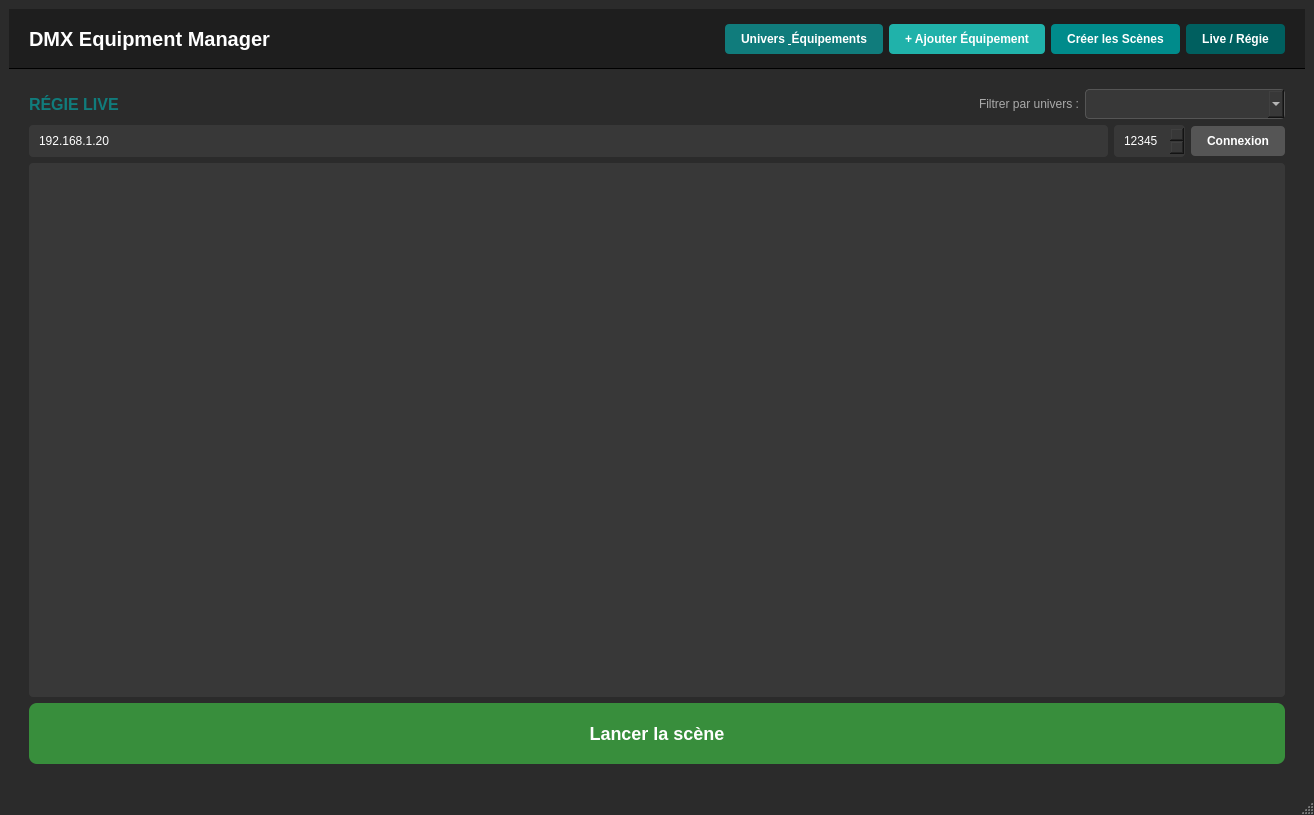
<?xml version="1.0" encoding="UTF-8"?>
<ui version="4.0">
 <class>InterfacePcClient</class>
 <widget class="QMainWindow" name="InterfacePcClient">
  <property name="geometry">
   <rect>
    <x>0</x>
    <y>0</y>
    <width>1314</width>
    <height>811</height>
   </rect>
  </property>
  <property name="windowTitle">
   <string>DMX Equipment Manager</string>
  </property>
  <property name="styleSheet">
   <string notr="true">QMainWindow { background-color: #2b2b2b; }</string>
  </property>
  <widget class="QWidget" name="centralWidget">
   <layout class="QVBoxLayout" name="mainLayout">
    <property name="spacing">
     <number>0</number>
    </property>
    <item>
     <widget class="QFrame" name="header">
      <property name="styleSheet">
       <string notr="true">QFrame#header { background-color: #1e1e1e; border-bottom: 1px solid #000; }</string>
      </property>
      <layout class="QHBoxLayout" name="headerLayout">
       <property name="leftMargin">
        <number>20</number>
       </property>
       <property name="topMargin">
        <number>15</number>
       </property>
       <property name="rightMargin">
        <number>20</number>
       </property>
       <property name="bottomMargin">
        <number>15</number>
       </property>
       <item>
        <widget class="QLabel" name="mainTitle">
         <property name="styleSheet">
          <string notr="true">color: #ffffff; font-size: 20px; font-weight: bold; font-family: 'Segoe UI';</string>
         </property>
         <property name="text">
          <string>DMX Equipment Manager</string>
         </property>
        </widget>
       </item>
       <item>
        <spacer name="hSpacer">
         <property name="orientation">
          <enum>Qt::Orientation::Horizontal</enum>
         </property>
         <property name="sizeHint" stdset="0">
          <size>
           <width>0</width>
           <height>0</height>
          </size>
         </property>
        </spacer>
       </item>
       <item>
        <widget class="QPushButton" name="btnGoToList">
         <property name="styleSheet">
          <string notr="true">QPushButton { background-color: #107c7c; color: white; border-radius: 4px; padding: 8px 16px; font-weight: bold; border: none; } QPushButton:hover { background-color: #149999; }</string>
         </property>
         <property name="text">
          <string>Univers &amp; Équipements</string>
         </property>
        </widget>
       </item>
       <item>
        <widget class="QPushButton" name="btnAddMain">
         <property name="styleSheet">
          <string notr="true">QPushButton { background-color: #20b2aa; color: white; border-radius: 4px; padding: 8px 16px; font-weight: bold; border: none; } QPushButton:hover { background-color: #149999; }</string>
         </property>
         <property name="text">
          <string>+ Ajouter Équipement</string>
         </property>
        </widget>
       </item>
       <item>
        <widget class="QPushButton" name="btnGoToScenes">
         <property name="styleSheet">
          <string notr="true">QPushButton { background-color: #008b8b; color: white; border-radius: 4px; padding: 8px 16px; font-weight: bold; border: none; } QPushButton:hover { background-color: #149999; }</string>
         </property>
         <property name="text">
          <string>Créer les Scènes</string>
         </property>
        </widget>
       </item>
       <item>
        <widget class="QPushButton" name="btnGoToLive">
         <property name="styleSheet">
          <string notr="true">QPushButton { background-color: #005f5f; color: white; border-radius: 4px; padding: 8px 16px; font-weight: bold; border: none; } QPushButton:hover { background-color: #149999; }</string>
         </property>
         <property name="text">
          <string>Live / Régie</string>
         </property>
        </widget>
       </item>
      </layout>
     </widget>
    </item>
    <item>
     <widget class="QStackedWidget" name="stackedWidget">
      <property name="currentIndex">
       <number>3</number>
      </property>
      <widget class="QWidget" name="listPage">
       <layout class="QHBoxLayout" name="listPageLayout">
        <property name="margin" stdset="0">
         <number>0</number>
        </property>
        <item>
         <widget class="QWidget" name="widget" native="true">
          <layout class="QGridLayout" name="gridLayout">
           <item row="1" column="1">
            <widget class="QComboBox" name="filterUniversCombo">
             <property name="styleSheet">
              <string notr="true">background-color: #383838; border: 1px solid #555; color: #ffffff; padding: 6px; border-radius: 4px;</string>
             </property>
            </widget>
           </item>
           <item row="3" column="1">
            <widget class="QScrollArea" name="listScroll">
             <property name="minimumSize">
              <size>
               <width>597</width>
               <height>635</height>
              </size>
             </property>
             <property name="frameShape">
              <enum>QFrame::Shape::NoFrame</enum>
             </property>
             <property name="widgetResizable">
              <bool>true</bool>
             </property>
             <widget class="QWidget" name="scrollContent">
              <property name="geometry">
               <rect>
                <x>0</x>
                <y>0</y>
                <width>1022</width>
                <height>635</height>
               </rect>
              </property>
              <widget class="QWidget" name="gridLayoutWidget">
               <property name="geometry">
                <rect>
                 <x>0</x>
                 <y>0</y>
                 <width>1021</width>
                 <height>631</height>
                </rect>
               </property>
               <layout class="QGridLayout" name="equipmentsGrid">
                <property name="spacing">
                 <number>15</number>
                </property>
               </layout>
              </widget>
             </widget>
            </widget>
           </item>
           <item row="0" column="1">
            <widget class="QLabel" name="filterLabel">
             <property name="styleSheet">
              <string notr="true">color: #aaaaaa; font-size: 12px; font-weight: normal;</string>
             </property>
             <property name="text">
              <string>Filtrer les équipements :</string>
             </property>
            </widget>
           </item>
           <item row="0" column="0" rowspan="4">
            <widget class="QFrame" name="sidebar">
             <property name="enabled">
              <bool>true</bool>
             </property>
             <property name="minimumSize">
              <size>
               <width>50</width>
               <height>635</height>
              </size>
             </property>
             <property name="maximumSize">
              <size>
               <width>250</width>
               <height>16777215</height>
              </size>
             </property>
             <property name="styleSheet">
              <string notr="true">QFrame#sidebar { background-color: #222222; border-right: 1px solid #111; } QLabel { color: #107c7c; font-size: 16px; font-weight: bold; }</string>
             </property>
             <layout class="QVBoxLayout" name="sidebarLayout">
              <item>
               <widget class="QLabel" name="uniTitle">
                <property name="text">
                 <string>UNIVERS DMX</string>
                </property>
               </widget>
              </item>
              <item>
               <widget class="QListWidget" name="uiUniversList">
                <property name="styleSheet">
                 <string notr="true">QListWidget { background-color: #383838; border: 1px solid #555; color: #ffffff; border-radius: 4px; } QListWidget::item { padding: 10px; border-bottom: 1px solid #444; } QListWidget::item:selected { background-color: #107c7c; color: white; }</string>
                </property>
               </widget>
              </item>
              <item>
               <layout class="QHBoxLayout" name="uniActionsLayout">
                <item>
                 <widget class="QPushButton" name="btnEditUnivers">
                  <property name="styleSheet">
                   <string notr="true">QPushButton { background-color: #555555; color: white; border-radius: 4px; padding: 8px; font-weight: bold; } QPushButton:hover { background-color: #666666; }</string>
                  </property>
                  <property name="text">
                   <string>Modifier</string>
                  </property>
                 </widget>
                </item>
                <item>
                 <widget class="QPushButton" name="btnDeleteUnivers">
                  <property name="styleSheet">
                   <string notr="true">QPushButton { background-color: #d32f2f; color: white; border-radius: 4px; padding: 8px; font-weight: bold; } QPushButton:hover { background-color: #f44336; }</string>
                  </property>
                  <property name="text">
                   <string>Supprimer</string>
                  </property>
                 </widget>
                </item>
               </layout>
              </item>
              <item>
               <widget class="QPushButton" name="btnAddUnivers">
                <property name="styleSheet">
                 <string notr="true">QPushButton { background-color: transparent; color: #107c7c; border: 1px dashed #107c7c; padding: 12px; border-radius: 4px; font-weight: bold; } QPushButton:hover { background-color: rgba(16, 124, 124, 0.1); }</string>
                </property>
                <property name="text">
                 <string>+ Ajouter Univers</string>
                </property>
               </widget>
              </item>
             </layout>
            </widget>
           </item>
          </layout>
         </widget>
        </item>
       </layout>
      </widget>
      <widget class="QWidget" name="formPage">
       <layout class="QVBoxLayout" name="formPageLayout">
        <property name="margin" stdset="0">
         <number>20</number>
        </property>
        <item>
         <widget class="QScrollArea" name="formScroll">
          <property name="widgetResizable">
           <bool>true</bool>
          </property>
          <widget class="QWidget" name="formScrollContent">
           <property name="geometry">
            <rect>
             <x>0</x>
             <y>0</y>
             <width>368</width>
             <height>214</height>
            </rect>
           </property>
           <property name="styleSheet">
            <string notr="true">background-color: transparent;</string>
           </property>
           <layout class="QVBoxLayout" name="formLayout">
            <item>
             <widget class="QLabel" name="formTitle">
              <property name="styleSheet">
               <string notr="true">color: #107c7c; font-size: 16px; font-weight: bold;</string>
              </property>
              <property name="text">
               <string>Équipement DMX</string>
              </property>
             </widget>
            </item>
            <item>
             <layout class="QGridLayout" name="infoGrid">
              <item row="1" column="0">
               <widget class="QLineEdit" name="nameEdit">
                <property name="styleSheet">
                 <string notr="true">background-color: #383838; border: 1px solid #555; color: #ffffff; padding: 8px; border-radius: 4px;</string>
                </property>
                <property name="placeholderText">
                 <string>Ex. iRock7s</string>
                </property>
               </widget>
              </item>
              <item row="1" column="2">
               <widget class="QLineEdit" name="startAddressEdit">
                <property name="styleSheet">
                 <string notr="true">background-color: #383838; border: 1px solid #555; color: #ffffff; padding: 8px; border-radius: 4px;</string>
                </property>
                <property name="placeholderText">
                 <string>Ex. 1</string>
                </property>
               </widget>
              </item>
              <item row="1" column="1">
               <widget class="QComboBox" name="universCombo">
                <property name="styleSheet">
                 <string notr="true">background-color: #383838; border: 1px solid #555; color: #ffffff; padding: 8px; border-radius: 4px;</string>
                </property>
               </widget>
              </item>
              <item row="0" column="0">
               <widget class="QLabel" name="label">
                <property name="styleSheet">
                 <string>color: #cccccc;</string>
                </property>
                <property name="text">
                 <string>NOM DE L'ÉQUIPEMENT</string>
                </property>
               </widget>
              </item>
              <item row="1" column="3">
               <widget class="QPushButton" name="pushButtonCouleur">
                <property name="styleSheet">
                 <string notr="true">QPushButton {background-color: &quot;#000000&quot; ;color: white; border-radius: 4px; padding: 8px; font-weight: bold;}</string>
                </property>
                <property name="text">
                 <string>Couleur</string>
                </property>
               </widget>
              </item>
             </layout>
            </item>
            <item>
             <widget class="QLabel" name="channelCountLabel">
              <property name="styleSheet">
               <string notr="true">font-weight: bold; font-size: 13px; color: #aaaaaa;</string>
              </property>
             </widget>
            </item>
            <item>
             <layout class="QVBoxLayout" name="channelsFormLayout"/>
            </item>
            <item>
             <widget class="QPushButton" name="btnAddChannelGlobal">
              <property name="styleSheet">
               <string notr="true">QPushButton { background-color: transparent; color: #107c7c; border: 1px dashed #107c7c; padding: 12px; border-radius: 4px; font-weight: bold; }</string>
              </property>
              <property name="text">
               <string>+ Ajouter un canal</string>
              </property>
             </widget>
            </item>
            <item>
             <layout class="QHBoxLayout" name="bottomLayout">
              <item>
               <spacer name="s">
                <property name="orientation">
                 <enum>Qt::Orientation::Horizontal</enum>
                </property>
                <property name="sizeHint" stdset="0">
                 <size>
                  <width>0</width>
                  <height>0</height>
                 </size>
                </property>
               </spacer>
              </item>
              <item>
               <widget class="QPushButton" name="btnCancel">
                <property name="styleSheet">
                 <string notr="true">QPushButton { background-color: #555555; color: white; border-radius: 4px; padding: 8px 16px; font-weight: bold; }</string>
                </property>
                <property name="text">
                 <string>Annuler</string>
                </property>
               </widget>
              </item>
              <item>
               <widget class="QPushButton" name="btnSave">
                <property name="styleSheet">
                 <string notr="true">QPushButton { background-color: #388e3c; color: white; border-radius: 4px; padding: 8px 16px; font-weight: bold; }</string>
                </property>
                <property name="text">
                 <string>Enregistrer</string>
                </property>
               </widget>
              </item>
             </layout>
            </item>
           </layout>
          </widget>
         </widget>
        </item>
       </layout>
      </widget>
      <widget class="QWidget" name="scenesPage">
       <layout class="QVBoxLayout" name="scenesPageLayout">
        <property name="margin" stdset="0">
         <number>20</number>
        </property>
        <item>
         <layout class="QVBoxLayout" name="scenesTopLayout">
          <item>
           <layout class="QHBoxLayout" name="scenesH1">
            <item>
             <widget class="QLabel" name="scenesTitle">
              <property name="styleSheet">
               <string notr="true">color: #107c7c; font-size: 16px; font-weight: bold;</string>
              </property>
              <property name="text">
               <string>GESTION DES SCÈNES</string>
              </property>
             </widget>
            </item>
            <item>
             <spacer name="s2">
              <property name="orientation">
               <enum>Qt::Orientation::Horizontal</enum>
              </property>
              <property name="sizeHint" stdset="0">
               <size>
                <width>0</width>
                <height>0</height>
               </size>
              </property>
             </spacer>
            </item>
            <item>
             <widget class="QComboBox" name="scenesUniversCombo">
              <property name="styleSheet">
               <string notr="true">background-color: #383838; color: white; padding: 5px; border-radius: 4px;</string>
              </property>
             </widget>
            </item>
            <item>
             <widget class="QPushButton" name="btnResetSliders">
              <property name="styleSheet">
               <string notr="true">QPushButton { background-color: #555555; color: white; padding: 8px 16px; border-radius: 4px; font-weight: bold;}</string>
              </property>
              <property name="text">
               <string>Reset 0</string>
              </property>
             </widget>
            </item>
           </layout>
          </item>
          <item>
           <layout class="QHBoxLayout" name="scenesH2">
            <item>
             <widget class="QComboBox" name="scenesCombo">
              <property name="styleSheet">
               <string notr="true">background-color: #383838; color: white; padding: 8px; border-radius: 4px;</string>
              </property>
             </widget>
            </item>
            <item>
             <widget class="QPushButton" name="btnRenameScene">
              <property name="styleSheet">
               <string notr="true">QPushButton { background-color: #555555; color: white; padding: 8px 16px; border-radius: 4px; font-weight: bold; }</string>
              </property>
              <property name="text">
               <string>Renommer</string>
              </property>
             </widget>
            </item>
            <item>
             <widget class="QPushButton" name="btnDeleteScene">
              <property name="styleSheet">
               <string notr="true">QPushButton { background-color: #d32f2f; color: white; padding: 8px 16px; border-radius: 4px; font-weight: bold; }</string>
              </property>
              <property name="text">
               <string>Supprimer</string>
              </property>
             </widget>
            </item>
            <item>
             <widget class="QPushButton" name="btnSaveScene">
              <property name="styleSheet">
               <string notr="true">QPushButton { background-color: #388e3c; color: white; padding: 8px 16px; border-radius: 4px; font-weight: bold; }</string>
              </property>
              <property name="text">
               <string>Sauvegarder</string>
              </property>
             </widget>
            </item>
           </layout>
          </item>
         </layout>
        </item>
        <item>
         <widget class="QScrollArea" name="slidersScroll">
          <property name="widgetResizable">
           <bool>true</bool>
          </property>
          <widget class="QWidget" name="slidersContainer">
           <property name="geometry">
            <rect>
             <x>0</x>
             <y>0</y>
             <width>44</width>
             <height>18</height>
            </rect>
           </property>
           <layout class="QGridLayout" name="slidersGrid"/>
          </widget>
         </widget>
        </item>
       </layout>
      </widget>
      <widget class="QWidget" name="livePage">
       <layout class="QVBoxLayout" name="liveMainLayout">
        <property name="margin" stdset="0">
         <number>20</number>
        </property>
        <item>
         <layout class="QHBoxLayout" name="liveTitleLayout">
          <item>
           <widget class="QLabel" name="liveTitle">
            <property name="styleSheet">
             <string notr="true">color: #107c7c; font-size: 16px; font-weight: bold;</string>
            </property>
            <property name="text">
             <string>RÉGIE LIVE</string>
            </property>
           </widget>
          </item>
          <item>
           <spacer name="liveTitleSpacer">
            <property name="orientation">
             <enum>Qt::Orientation::Horizontal</enum>
            </property>
            <property name="sizeHint" stdset="0">
             <size>
              <width>0</width>
              <height>0</height>
             </size>
            </property>
           </spacer>
          </item>
          <item>
           <widget class="QLabel" name="liveFilterLabel">
            <property name="styleSheet">
             <string notr="true">color: #aaaaaa; font-size: 12px; font-weight: normal;</string>
            </property>
            <property name="text">
             <string>Filtrer par univers :</string>
            </property>
           </widget>
          </item>
          <item>
           <widget class="QComboBox" name="liveUniversCombo">
            <property name="minimumSize">
             <size>
              <width>200</width>
              <height>0</height>
             </size>
            </property>
            <property name="styleSheet">
             <string notr="true">background-color: #383838; border: 1px solid #555; color: #ffffff; padding: 6px; border-radius: 4px;</string>
            </property>
           </widget>
          </item>
         </layout>
        </item>
        <item>
         <layout class="QHBoxLayout" name="tcpLayout">
          <item>
           <widget class="QLineEdit" name="lineEditIP">
            <property name="styleSheet">
             <string notr="true">background-color: #383838; color: white; padding: 8px; border-radius: 4px;</string>
            </property>
            <property name="text">
             <string>192.168.1.20</string>
            </property>
           </widget>
          </item>
          <item>
           <widget class="QSpinBox" name="spinBoxPort">
            <property name="styleSheet">
             <string notr="true">background-color: #383838; color: white; padding: 8px; border-radius: 4px;</string>
            </property>
            <property name="maximum">
             <number>65535</number>
            </property>
            <property name="value">
             <number>12345</number>
            </property>
           </widget>
          </item>
          <item>
           <widget class="QPushButton" name="btnConnectTCP">
            <property name="styleSheet">
             <string notr="true">QPushButton { background-color: #555555;  color: white; border-radius: 4px; padding: 8px 16px; font-weight: bold; border: none; }</string>
            </property>
            <property name="text">
             <string>Connexion</string>
            </property>
           </widget>
          </item>
         </layout>
        </item>
        <item>
         <widget class="QListWidget" name="liveScenesList">
          <property name="styleSheet">
           <string notr="true">QListWidget { background-color: #383838; color: white; border-radius: 4px; } QListWidget::item { padding: 15px; border-bottom: 1px solid #444; } QListWidget::item:selected { background-color: #107c7c; font-weight: bold; }</string>
          </property>
         </widget>
        </item>
        <item>
         <widget class="QPushButton" name="btnLaunchLiveScene">
          <property name="styleSheet">
           <string notr="true">QPushButton { background-color: #388e3c; color: white; padding: 20px; border-radius: 8px; font-size: 18px; font-weight: bold; } QPushButton:disabled { background-color: #444444; color: #777777; }</string>
          </property>
          <property name="text">
           <string>Lancer la scène</string>
          </property>
         </widget>
        </item>
       </layout>
      </widget>
     </widget>
    </item>
   </layout>
  </widget>
  <widget class="QStatusBar" name="statusBar"/>
 </widget>
 <resources/>
 <connections/>
</ui>
